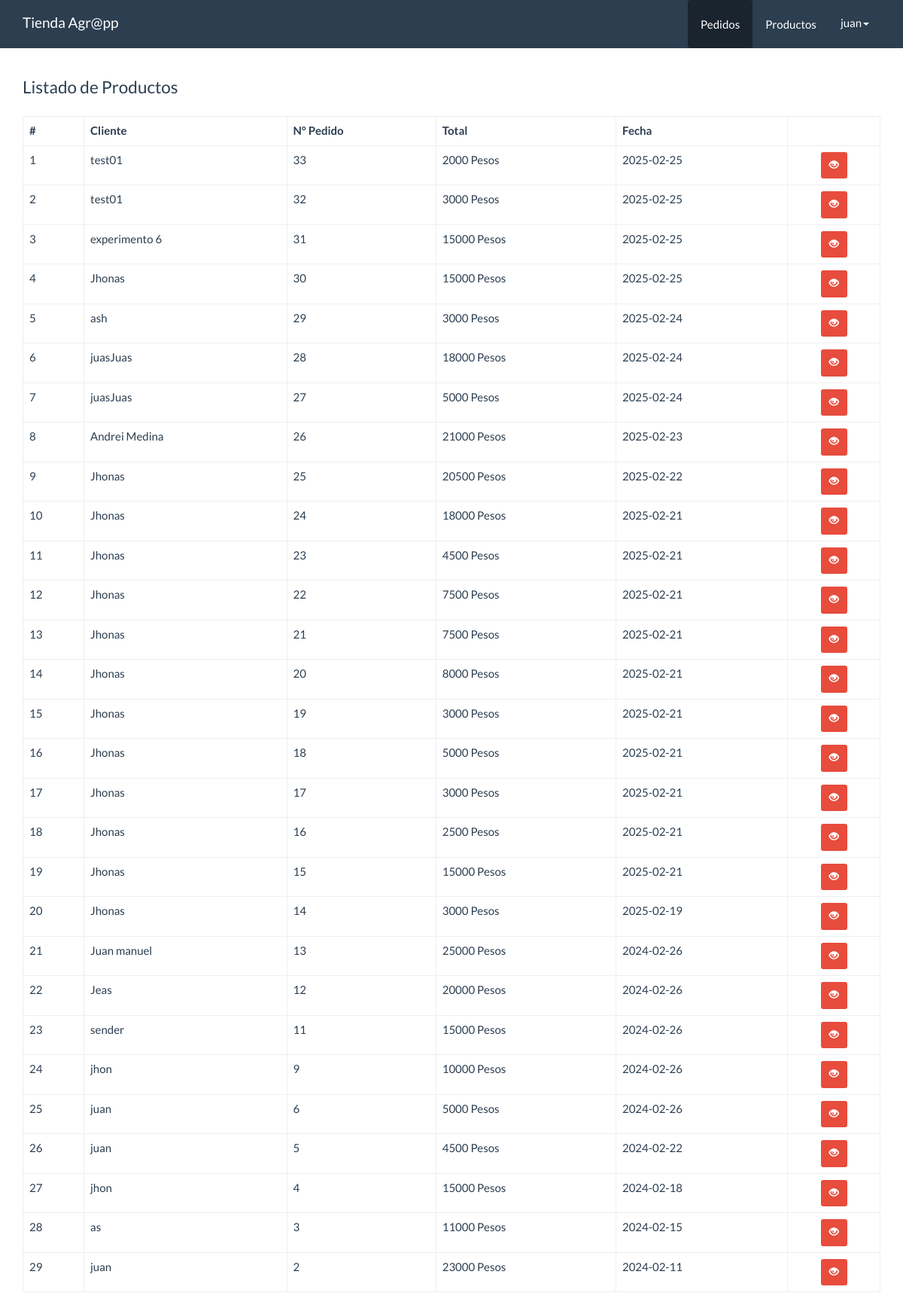
The page /panel/pedidos/index.php (signed in) on the database its author committed.
### tables this page shows
CREATE TABLE `pedidos` (
  `id` int(10) NOT NULL,
  `usuario_id` int(11) NOT NULL,
  `total` int(7) NOT NULL,
  `fecha` date NOT NULL,
  `estado` int(11) NOT NULL DEFAULT 1
);

CREATE TABLE `clientes` (
  `id` int(11) NOT NULL,
  `nombre` varchar(250) NOT NULL,
  `cedula` varchar(10) NOT NULL,
  `departamento` varchar(25) NOT NULL,
  `ciudad` varchar(25) NOT NULL,
  `dirEntrega` varchar(25) NOT NULL,
  `correo` varchar(50) NOT NULL,
  `celular` varchar(15) NOT NULL,
  `comentario` varchar(250) NOT NULL
);

### src/Pedido.php (called while the page is built, shortened)
<?php
class Pedido{
    private $cn = null;
    public function __construct(){
        $this->config = parse_ini_file(__DIR__.'/../config.ini') ;
        $this->cn = new \PDO( $this->config['dns'], $this->config['usuario'],$this->config['clave'],array(
            \PDO::MYSQL_ATTR_INIT_COMMAND => 'SET NAMES utf8'
        ));
    }
    public function mostrar()
    {
        $sql = "SELECT p.id, nombre, cedula, correo, total, fecha FROM `pedidos` p
        INNER JOIN `clientes` c ON p.usuario_id = c.id ORDER BY p.id DESC";
        $resultado = $this->cn->prepare($sql);
        if($resultado->execute()){
            return  $resultado->fetchAll();
		}
        return false;
    }
}

### panel/pedidos/index.php (the view, shortened to what this page needs)
<!DOCTYPE html>
<html lang="en">
  <head>
    <link rel="stylesheet" href="../../assets/css/bootstrap.min.css">
    <link rel="stylesheet" href="../../assets/css/estilos.css">
  </head>
  <body>
    <nav class="navbar navbar-default navbar-fixed-top">
      <div class="container">
        <div class="navbar-header">
          <a class="navbar-brand" href="../dashboard.php">Tienda Agr@pp</a>
        </div>
        <div id="navbar" class="navbar-collapse collapse">
          <ul class="nav navbar-nav pull-right">
            <li class="active">
              <a href="index.php" class="btn">Pedidos</a>
            </li>
            <li>
              <a href="../productos/index.php" class="btn">Productos</a>
            </li>
            <li class="dropdown">
                <a href="#" class="dropdown-toggle" data-toggle="dropdown" role="button" aria-haspopup="true" aria-expanded="false"><?php print $_SESSION['usuario_info']['nombre_usuario'] ?><span class="caret"></span></a>
            </li>
          </ul>
        </div>
      </div>
    </nav>
    <div class="container" id="main">
    <div class="row">
          <div class="col-md-12">
             <fieldset>
              <legend>Listado de Productos</legend>
                <table class="table table-bordered">
                  <thead>
                    <tr>
                      <th>#</th>
                      <th>Cliente</th>
                      <th>N° Pedido</th>
                      <th>Total</th>
                      <th>Fecha</th>
                      <th></th>
                    </tr>
                  </thead>
                  <tbody>
                    <?php
                      $pedido = new Agroapp\Pedido;
                      $info_pedido = $pedido->mostrar();
                      $cantidad = count($info_pedido);
                      if($cantidad > 0){
                        $c=0;
                      for($x =0; $x < $cantidad; $x++){
                        $c++;
                        $item = $info_pedido[$x];
                    ?>
                    <tr>
                      <td><?php print $c?></td>
                      <td><?php print $item['nombre']?></td>
                      <td><?php print $item['id']?></td>
                      <td><?php print $item['total']?> Pesos</td>
                      <td><?php print $item['fecha']?></td>
                      <td class="text-center">
                        <a href="ver.php?id=<?php print $item['id'] ?>" class="btn btn-danger btn-sm"><span class="glyphicon glyphicon-eye-open"></span></a>
                      </td>
                    </tr>
                    <?php
                      }
                    }else{
                    ?>
                    <tr>
                      <td colspan="6">NO HAY REGISTROS</td>
                    </tr>
                    <?php }?>
                  </tbody>
                </table>
             </fieldset>
          </div>
        </div>
    </div>
  </body>
</html>

### assets/css/estilos.css (style rules this page uses)
#main { margin-top: 100px; }

### rows shown on the page
pedidos: clientes.nombre "test01", id "33", total "2000", fecha "2025-02-25"
pedidos: clientes.nombre "test01", id "32", total "3000", fecha "2025-02-25"
pedidos: clientes.nombre "experimento 6", id "31", total "15000", fecha "2025-02-25"
pedidos: clientes.nombre "Jhonas", id "30", total "15000", fecha "2025-02-25"
pedidos: clientes.nombre "ash", id "29", total "3000", fecha "2025-02-24"
pedidos: clientes.nombre "juasJuas", id "28", total "18000", fecha "2025-02-24"
pedidos: clientes.nombre "juasJuas", id "27", total "5000", fecha "2025-02-24"
pedidos: clientes.nombre "Andrei Medina", id "26", total "21000", fecha "2025-02-23"
pedidos: clientes.nombre "Jhonas", id "25", total "20500", fecha "2025-02-22"
pedidos: clientes.nombre "Jhonas", id "24", total "18000", fecha "2025-02-21"
pedidos: clientes.nombre "Jhonas", id "23", total "4500", fecha "2025-02-21"
pedidos: clientes.nombre "Jhonas", id "22", total "7500", fecha "2025-02-21"
pedidos: clientes.nombre "Jhonas", id "21", total "7500", fecha "2025-02-21"
pedidos: clientes.nombre "Jhonas", id "20", total "8000", fecha "2025-02-21"
pedidos: clientes.nombre "Jhonas", id "19", total "3000", fecha "2025-02-21"
pedidos: clientes.nombre "Jhonas", id "18", total "5000", fecha "2025-02-21"
pedidos: clientes.nombre "Jhonas", id "17", total "3000", fecha "2025-02-21"
pedidos: clientes.nombre "Jhonas", id "16", total "2500", fecha "2025-02-21"
pedidos: clientes.nombre "Jhonas", id "15", total "15000", fecha "2025-02-21"
pedidos: clientes.nombre "Jhonas", id "14", total "3000", fecha "2025-02-19"
pedidos: clientes.nombre "Juan manuel", id "13", total "25000", fecha "2024-02-26"
pedidos: clientes.nombre "Jeas", id "12", total "20000", fecha "2024-02-26"
pedidos: clientes.nombre "sender", id "11", total "15000", fecha "2024-02-26"
pedidos: clientes.nombre "jhon", id "9", total "10000", fecha "2024-02-26"
pedidos: clientes.nombre "juan", id "6", total "5000", fecha "2024-02-26"
pedidos: clientes.nombre "juan", id "5", total "4500", fecha "2024-02-22"
pedidos: clientes.nombre "jhon", id "4", total "15000", fecha "2024-02-18"
pedidos: clientes.nombre "as", id "3", total "11000", fecha "2024-02-15"
pedidos: clientes.nombre "juan", id "2", total "23000", fecha "2024-02-11"

### other values the page prints
$_SESSION['usuario_info']['nombre_usuario'] "juan"
